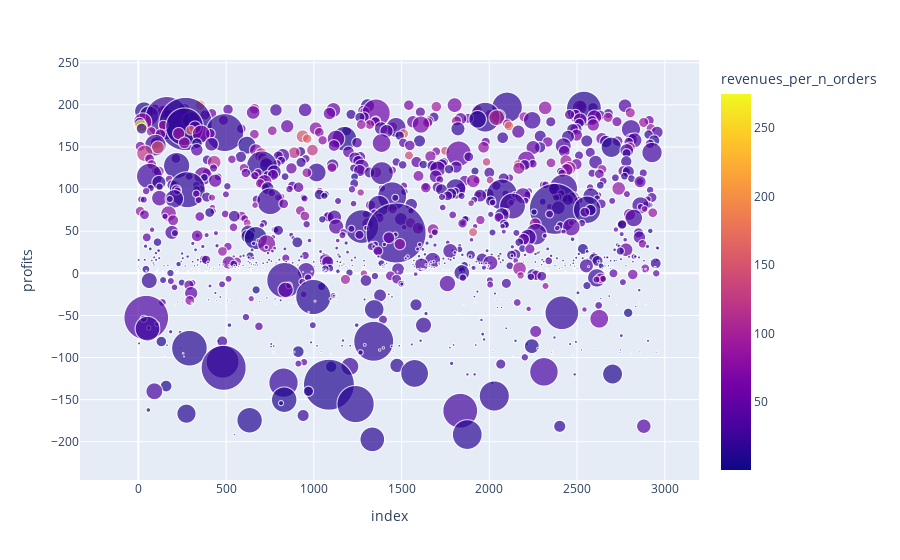

The notebook cell this image was saved under:
### Code cell
# Only pyplot can easily make a graph interactive in notebook AND slides
import plotly.express as px
df = sellers[(sellers['profits'] < 200) & (sellers['profits'] > -200)]
fig = px.scatter(df, y="profits", size="revenues", color='revenues_per_n_orders',
           size_max=60)
fig.show()

### Figure 1 — Plotly figure (JSON) as saved in the notebook; plotly's stock layout.template omitted (floating-point values rounded to 4 significant figures; data arrays with more than 128 entries replaced by an {"elided": "..."} marker saying what was removed)
{"data": [{"hovertemplate": "index=%{x}<br>profits=%{y}<br>revenues=%{marker.size}<br>revenues_per_n_orders=%{marker.color}<extra></extra>", "legendgroup": "", "marker": {"color": {"elided": "1197 float values"}, "coloraxis": "coloraxis", "size": {"elided": "1197 float values"}, "sizemode": "area", "sizeref": 1.788, "symbol": "circle"}, "mode": "markers", "name": "", "showlegend": false, "type": "scattergl", "x": {"elided": "1197 int values"}, "xaxis": "x", "y": {"elided": "1197 float values"}, "yaxis": "y"}], "layout": {"coloraxis": {"colorbar": {"title": {"text": "revenues_per_n_orders"}}, "colorscale": [[0, "#0d0887"], [0.1111, "#46039f"], [0.2222, "#7201a8"], [0.3333, "#9c179e"], [0.4444, "#bd3786"], [0.5556, "#d8576b"], [0.6667, "#ed7953"], [0.7778, "#fb9f3a"], [0.8889, "#fdca26"], [1, "#f0f921"]]}, "legend": {"itemsizing": "constant", "tracegroupgap": 0}, "margin": {"t": 60}, "xaxis": {"anchor": "y", "domain": [0, 1], "title": {"text": "index"}}, "yaxis": {"anchor": "x", "domain": [0, 1], "title": {"text": "profits"}}}}
